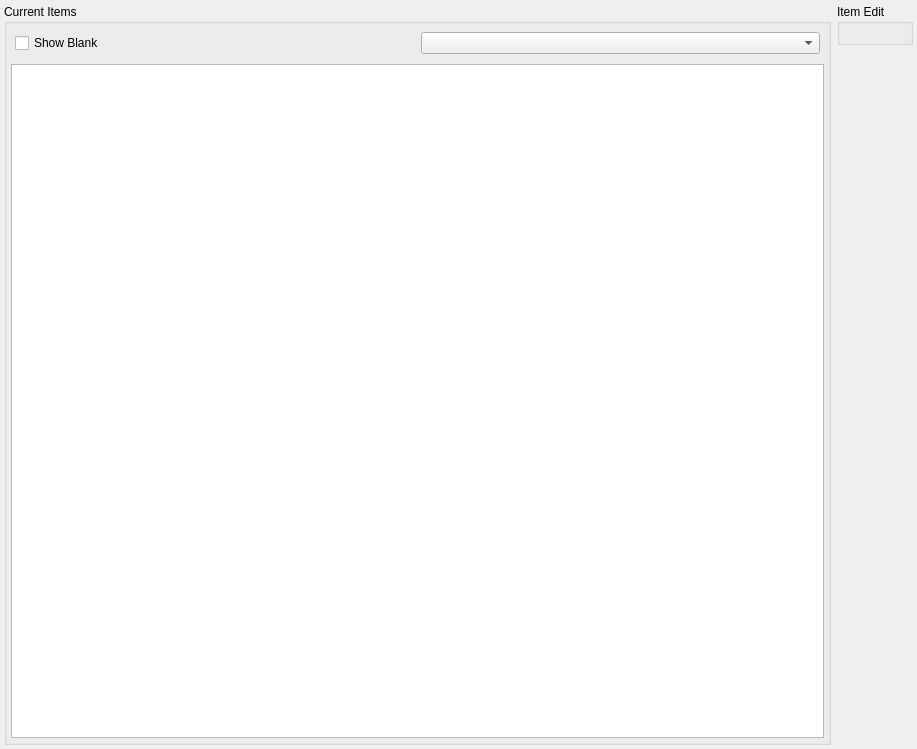
<?xml version="1.0" encoding="UTF-8"?>
<ui version="4.0">
 <class>inventory_container</class>
 <widget class="QWidget" name="inventory_container">
  <property name="geometry">
   <rect>
    <x>0</x>
    <y>0</y>
    <width>917</width>
    <height>749</height>
   </rect>
  </property>
  <property name="windowTitle">
   <string>Form</string>
  </property>
  <layout class="QHBoxLayout" name="horizontalLayout">
   <property name="leftMargin">
    <number>4</number>
   </property>
   <property name="topMargin">
    <number>4</number>
   </property>
   <property name="rightMargin">
    <number>4</number>
   </property>
   <property name="bottomMargin">
    <number>4</number>
   </property>
   <item>
    <widget class="QGroupBox" name="table_view_container">
     <property name="title">
      <string>Current Items</string>
     </property>
     <layout class="QVBoxLayout" name="verticalLayout">
      <property name="leftMargin">
       <number>4</number>
      </property>
      <property name="topMargin">
       <number>4</number>
      </property>
      <property name="rightMargin">
       <number>4</number>
      </property>
      <property name="bottomMargin">
       <number>4</number>
      </property>
      <item>
       <widget class="QWidget" name="widget" native="true">
        <layout class="QHBoxLayout" name="horizontalLayout_2">
         <property name="leftMargin">
          <number>4</number>
         </property>
         <property name="topMargin">
          <number>4</number>
         </property>
         <property name="rightMargin">
          <number>4</number>
         </property>
         <property name="bottomMargin">
          <number>4</number>
         </property>
         <item>
          <widget class="QCheckBox" name="show_blank_chkbox">
           <property name="text">
            <string>Show Blank</string>
           </property>
          </widget>
         </item>
         <item>
          <widget class="QComboBox" name="type_combox"/>
         </item>
        </layout>
       </widget>
      </item>
      <item>
       <widget class="QTableView" name="items_table_view">
        <property name="editTriggers">
         <set>QAbstractItemView::EditTrigger::NoEditTriggers</set>
        </property>
        <property name="selectionMode">
         <enum>QAbstractItemView::SelectionMode::SingleSelection</enum>
        </property>
        <property name="selectionBehavior">
         <enum>QAbstractItemView::SelectionBehavior::SelectRows</enum>
        </property>
       </widget>
      </item>
     </layout>
    </widget>
   </item>
   <item alignment="Qt::AlignmentFlag::AlignLeft|Qt::AlignmentFlag::AlignTop">
    <widget class="QGroupBox" name="item_edit">
     <property name="sizePolicy">
      <sizepolicy hsizetype="Preferred" vsizetype="Expanding">
       <horstretch>0</horstretch>
       <verstretch>0</verstretch>
      </sizepolicy>
     </property>
     <property name="title">
      <string>Item Edit</string>
     </property>
     <property name="alignment">
      <set>Qt::AlignmentFlag::AlignLeading|Qt::AlignmentFlag::AlignLeft|Qt::AlignmentFlag::AlignTop</set>
     </property>
     <layout class="QVBoxLayout" name="verticalLayout_2">
      <item>
       <widget class="QStackedWidget" name="form_stack_widget">
        <property name="currentIndex">
         <number>-1</number>
        </property>
       </widget>
      </item>
     </layout>
    </widget>
   </item>
  </layout>
 </widget>
 <resources/>
 <connections/>
</ui>
